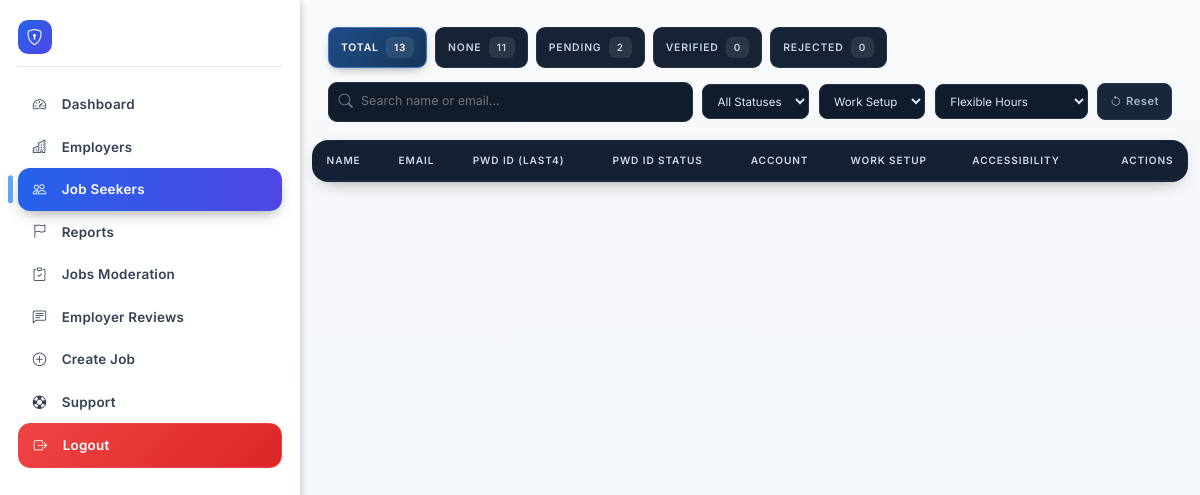
The page /admin_job_seekers.php?acc=Flexible Hours (signed in) on the database as committed earlier.
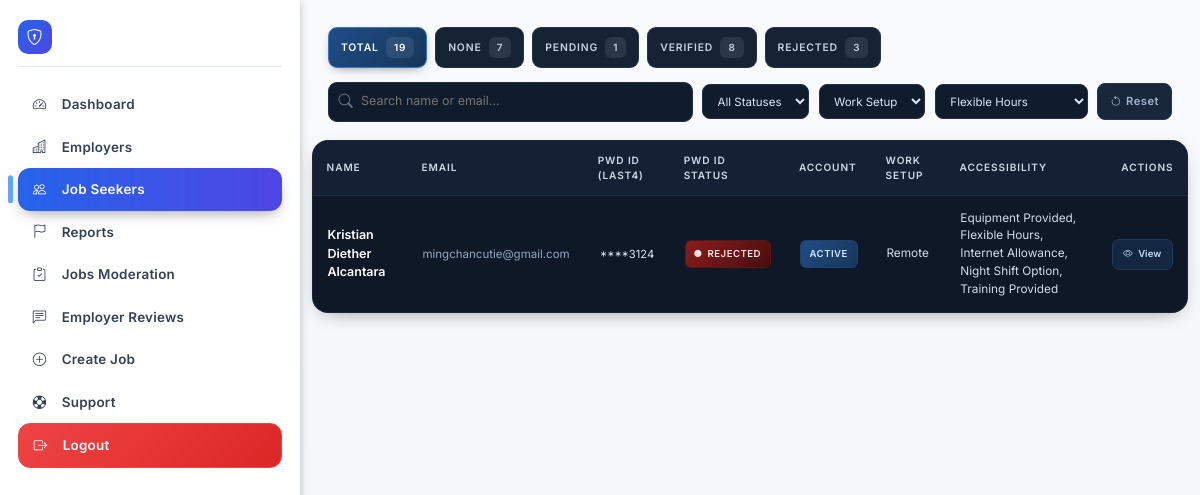
The same page on the database as committed later.
### tables this page shows
CREATE TABLE `users` (
  `user_id` varchar(40) NOT NULL,
  `name` varchar(120) NOT NULL,
  `date_of_birth` date DEFAULT NULL,
  `gender` enum('Male','Female','Non-binary','Prefer not to say') DEFAULT NULL,
  `phone` varchar(30) DEFAULT NULL,
  `region` varchar(100) DEFAULT NULL,
  `province` varchar(100) DEFAULT NULL,
  `city` varchar(100) DEFAULT NULL,
  `full_address` varchar(255) DEFAULT NULL,
  `email` varchar(180) NOT NULL,
  `password` varchar(255) DEFAULT NULL,
  `role` enum('job_seeker','employer','admin') NOT NULL DEFAULT 'job_seeker',
  `experience` int(11) DEFAULT 0,
  `education` varchar(120) DEFAULT NULL,
  `education_level` varchar(120) DEFAULT NULL,
  `primary_skill_summary` text DEFAULT NULL,
  `profile_completeness` tinyint(3) UNSIGNED NOT NULL DEFAULT 0,
  `profile_last_calculated` datetime DEFAULT NULL,
  `disability` varchar(255) DEFAULT NULL,
  `disability_type` varchar(120) DEFAULT NULL,
  `disability_severity` enum('Mild','Moderate','Severe') DEFAULT NULL,
  `assistive_devices` varchar(255) DEFAULT NULL,
  `pwd_id_number` varbinary(255) DEFAULT NULL,
  `pwd_id_last4` varchar(8) DEFAULT NULL,
  `pwd_id_status` enum('None','Pending','Verified','Rejected') NOT NULL DEFAULT 'None',
  `job_seeker_status` enum('Active','Suspended') NOT NULL DEFAULT 'Active',
  `pwd_id_review_note` text DEFAULT NULL,
  `pwd_id_reviewed_at` datetime DEFAULT NULL,
  `pwd_id_reviewed_by` varchar(40) DEFAULT NULL,
  `resume` varchar(255) DEFAULT NULL,
  `video_intro` varchar(255) DEFAULT NULL,
  `expected_salary_currency` varchar(8) DEFAULT 'PHP',
  `expected_salary_min` int(11) DEFAULT NULL,
  `expected_salary_max` int(11) DEFAULT NULL,
  `expected_salary_period` enum('monthly','yearly','hourly') DEFAULT 'monthly',
  `interests` text DEFAULT NULL,
  `accessibility_preferences` varchar(255) DEFAULT NULL,
  `preferred_location` varchar(255) DEFAULT NULL,
  `preferred_work_setup` enum('On-site','Hybrid','Remote') DEFAULT NULL,
  `created_at` timestamp NOT NULL DEFAULT current_timestamp(),
  `company_name` varchar(255) DEFAULT '',
  `business_email` varchar(255) DEFAULT '',
  `company_website` varchar(255) DEFAULT NULL,
  `company_phone` varchar(64) DEFAULT NULL,
  `business_permit_number` varchar(100) DEFAULT NULL,
  `employer_status` enum('Pending','Approved','Suspended','Rejected') DEFAULT 'Pending',
  `suspension_reason` text DEFAULT NULL,
  `employer_doc` varchar(255) DEFAULT '',
  `profile_picture` varchar(255) DEFAULT NULL,
  `deleted_at` datetime DEFAULT NULL
);

### classes/User.php (called while the page is built, shortened)
<?php
require_once __DIR__.'/Helpers.php';
class User {
    public static function listAccessibilityPrefs(string $userId): array { try { $pdo = Database::getConnection(); $st = $pdo->prepare("SELECT tag FROM user_accessibility_prefs WHERE user_id=? ORDER BY tag ASC"); $st->execute([$userId]); return array_column($st->fetchAll(PDO::FETCH_ASSOC),'tag'); } catch (Throwable $e) { return []; } }
    public static function jobSeekerCounts(): array { $pdo = Database::getConnection(); $rows = $pdo->query("\n            SELECT pwd_id_status AS status, COUNT(*) c\n            FROM users\n            WHERE role='job_seeker'\n            GROUP BY pwd_id_status\n        ")->fetchAll(PDO::FETCH_ASSOC); $out=['total'=>0,'Verified'=>0,'Pending'=>0,'Rejected'=>0,'None'=>0,'Other'=>0]; foreach ($rows as $r){$s=$r['status']?:'None'; $out['total']+=(int)$r['c']; if(isset($out[$s])) $out[$s]+=(int)$r['c']; else $out['Other']+=(int)$r['c']; } return $out; }
}

### classes/Helpers.php (called while the page is built, shortened)
<?php
class Helpers {
    public static function sanitizeOutput(?string $v): string {
        return htmlspecialchars((string)$v, ENT_QUOTES, 'UTF-8');
    }
}

### admin_job_seekers.php (the view, shortened to what the changed rows need)
<?php
require_once 'classes/Helpers.php';
require_once 'classes/User.php';
$accTagFilter = trim($_GET['acc'] ?? '');
$pdo = Database::getConnection();
$where = "u.role='job_seeker'";
$params = [];
$join = '';
if ($accTagFilter !== '') {
    $join = "JOIN user_accessibility_prefs ap ON ap.user_id = u.user_id AND ap.tag = ?";
    $params[] = $accTagFilter;
}
$sql = "SELECT u.user_id,u.name,u.email,u.pwd_id_last4,u.pwd_id_status,u.job_seeker_status,u.preferred_work_setup,u.created_at
    FROM users u
    $join
    WHERE $where
    ORDER BY (u.pwd_id_status='Pending') DESC, u.created_at DESC
    LIMIT 300";
try {
    $stmt = $pdo->prepare($sql);
    $stmt->execute($params);
    $rows = $stmt->fetchAll(PDO::FETCH_ASSOC);
} catch (Throwable $e) {
    $fallbackSql = str_replace(',u.job_seeker_status', '', $sql);
    $stmt = $pdo->prepare($fallbackSql);
    $stmt->execute($params);
    $rowsRaw = $stmt->fetchAll(PDO::FETCH_ASSOC) ?: [];
    $rows = [];
    foreach ($rowsRaw as $r) {
        if (!isset($r['job_seeker_status'])) $r['job_seeker_status'] = 'Active';
        $rows[] = $r;
    }
    $_SESSION['flash']['error'] = 'Note: job_seeker_status column missing. Run migration 20250922_add_job_seeker_status.sql to enable suspension feature.';
}
$counts = User::jobSeekerCounts();
include 'includes/header.php';
?>
<div class="admin-layout">
    <?php include 'includes/admin_sidebar.php'; ?>
    <div class="admin-main">
        <div class="js-topbar fade-in">
            <div class="js-chips" id="jsStatusChips">
                <div class="js-chip active" data-filter="">Total <span class="count"><?php echo (int)$counts['total']; ?></span></div>
                <div class="js-chip" data-filter="None">None <span class="count"><?php echo (int)$counts['None']; ?></span></div>
                <div class="js-chip" data-filter="Pending">Pending <span class="count"><?php echo (int)$counts['Pending']; ?></span></div>
                <div class="js-chip" data-filter="Verified">Verified <span class="count"><?php echo (int)$counts['Verified']; ?></span></div>
                <div class="js-chip" data-filter="Rejected">Rejected <span class="count"><?php echo (int)$counts['Rejected']; ?></span></div>
            </div>
        </div>
        <div class="seekers-wrapper fade-in" id="seekersWrapper">
            <table class="seekers-table" id="seekersTable">
                <thead>
                    <tr>
                        <th data-sort="name">Name</th>
                        <th data-sort="email">Email</th>
                        <th data-sort="pwd">PWD ID (Last4)</th>
                        <th data-sort="pwd_status">PWD ID Status</th>
                        <th data-sort="acct">Account</th>
                        <th>Work Setup</th>
                        <th>Accessibility</th>
                        <th style="text-align:right">Actions</th>
                    </tr>
                </thead>
                <tbody>
                    <?php if (!$rows): ?>
                        <tr>
                            <td colspan="8" class="empty-state">No job seekers found.</td>
                        </tr>
                        <?php else: foreach ($rows as $r): ?>
                            <?php
                            $st = $r['pwd_id_status'] ?: 'None';
                            $acct = $r['job_seeker_status'] ?: 'Active';
                            $last4 = $r['pwd_id_last4'] ? '****' . $r['pwd_id_last4'] : '—';
                            $ws = (string)($r['preferred_work_setup'] ?? '');
                            $accList = User::listAccessibilityPrefs($r['user_id']);
                            $accDataAttr = $accList ? htmlspecialchars(implode('|', $accList)) : '';
                            $accDisp = $accList ? implode(', ', $accList) : '';
                            ?>
                            <tr data-status="<?php echo htmlspecialchars($st); ?>" data-acct="<?php echo htmlspecialchars($acct); ?>" data-ws="<?php echo htmlspecialchars($ws); ?>" data-acc="<?php echo $accDataAttr; ?>">
                                <td class="fw-semibold" style="color:#fff;font-size:.78rem"><?php echo Helpers::sanitizeOutput($r['name']); ?></td>
                                <td style="color:#93a6bb;font-size:.72rem"><?php echo Helpers::sanitizeOutput($r['email']); ?></td>
                                <td style="text-align:center;font-size:.7rem;color:#d7e3ef"><?php echo $last4; ?></td>
                                <td style="text-align:center">
                                    <span class="status-badge pwd-<?php echo htmlspecialchars($st); ?>">
                                        <i class="bi bi-circle-fill" style="font-size:.45rem"></i><?php echo htmlspecialchars($st); ?>
                                    </span>
                                </td>
                                <td><span class="status-badge acct-<?php echo htmlspecialchars($acct); ?>"><?php echo htmlspecialchars($acct); ?></span></td>
                                <td><?php echo $ws ? htmlspecialchars($ws) : '—'; ?></td>
                                <td><?php echo $accDisp ? htmlspecialchars($accDisp) : '—'; ?></td>
                                <td class="actions" style="text-align:right">
                                    <form method="post" action="admin_job_seeker_view" class="d-inline">
                                        <button type="submit" class="view-btn"><i class="bi bi-eye"></i>View</button>
                                    </form>
                                </td>
                            </tr>
                    <?php endforeach;
                    endif; ?>
                </tbody>
            </table>
        </div>
    </div>
    <?php include 'includes/footer.php'; ?>

### includes/admin_sidebar.php (shortened to what the changed rows need)
<?php
if (!isset($currentPage)) $currentPage = basename($_SERVER['PHP_SELF']);
$adminNavItems = [
  ['file' => 'admin_dashboard.php', 'icon' => 'speedometer2', 'label' => 'Dashboard'],
  ['file' => 'admin_employers.php', 'icon' => 'buildings', 'label' => 'Employers'],
  ['file' => 'admin_job_seekers.php', 'icon' => 'people', 'label' => 'Job Seekers'],
  ['file' => 'admin_reports.php', 'icon' => 'flag', 'label' => 'Reports'],
  ['file' => 'admin_jobs_moderation.php', 'icon' => 'clipboard-check', 'label' => 'Jobs Moderation'],
  ['file' => 'admin_employer_reviews.php', 'icon' => 'chat-left-text', 'label' => 'Employer Reviews'],
  ['file' => 'admin_jobs_create.php', 'icon' => 'plus-circle', 'label' => 'Create Job'],
  ['file' => 'admin_support_tickets.php', 'icon' => 'life-preserver', 'label' => 'Support'],
  ['file' => 'logout.php', 'icon' => 'box-arrow-right', 'label' => 'Logout', 'class' => 'logout', 'confirm' => true],
];
?>
<aside class="admin-sidebar" id="adminSidebar" aria-label="Admin navigation">
  <div class="admin-sidebar-inner">
    <nav class="admin-nav flex-grow-1">
      <ul class="list-unstyled m-0 p-0">
        <?php foreach ($adminNavItems as $item):
          $active = ($currentPage === $item['file']);
          $extraClass = isset($item['class']) ? ' '.$item['class'] : '';
        ?>
          <li>
            <a href="<?php echo $item['file']; ?>" class="admin-nav-link <?php echo $active?'active':''; ?><?php echo $extraClass; ?>" aria-current="<?php echo $active?'page':'false'; ?>"
               <?php if (!empty($item['confirm'])): ?> data-confirm-title="Log out" data-confirm="Are you sure you want to log out?" data-confirm-yes="Yes, log out" data-confirm-no="Cancel"<?php endif; ?>>
              <i class="bi bi-<?php echo $item['icon']; ?> me-2"></i>
              <span><?php echo htmlspecialchars($item['label']); ?></span>
            </a>
          </li>
        <?php endforeach; ?>
      </ul>
    </nav>
  </div>
</aside>

Rows that differ between the two databases and show on the page:
added users: name "Kristian Diether Alcantara", email "mingchancutie@gmail.com", pwd_id_last4 "****3124", st "REJECTED", job_seeker_status "ACTIVE", preferred_work_setup "Remote", accDisp "Equipment Provided, Flexible Hours, Internet Allowance, Night Shift Option, Training Provided"
Other text that changed with them:
$counts['total']: "13" → "19"
$counts['None']: "11" → "7"
$counts['Pending']: "2" → "1"
$counts['Verified']: "0" → "8"
$counts['Rejected']: "0" → "3"
